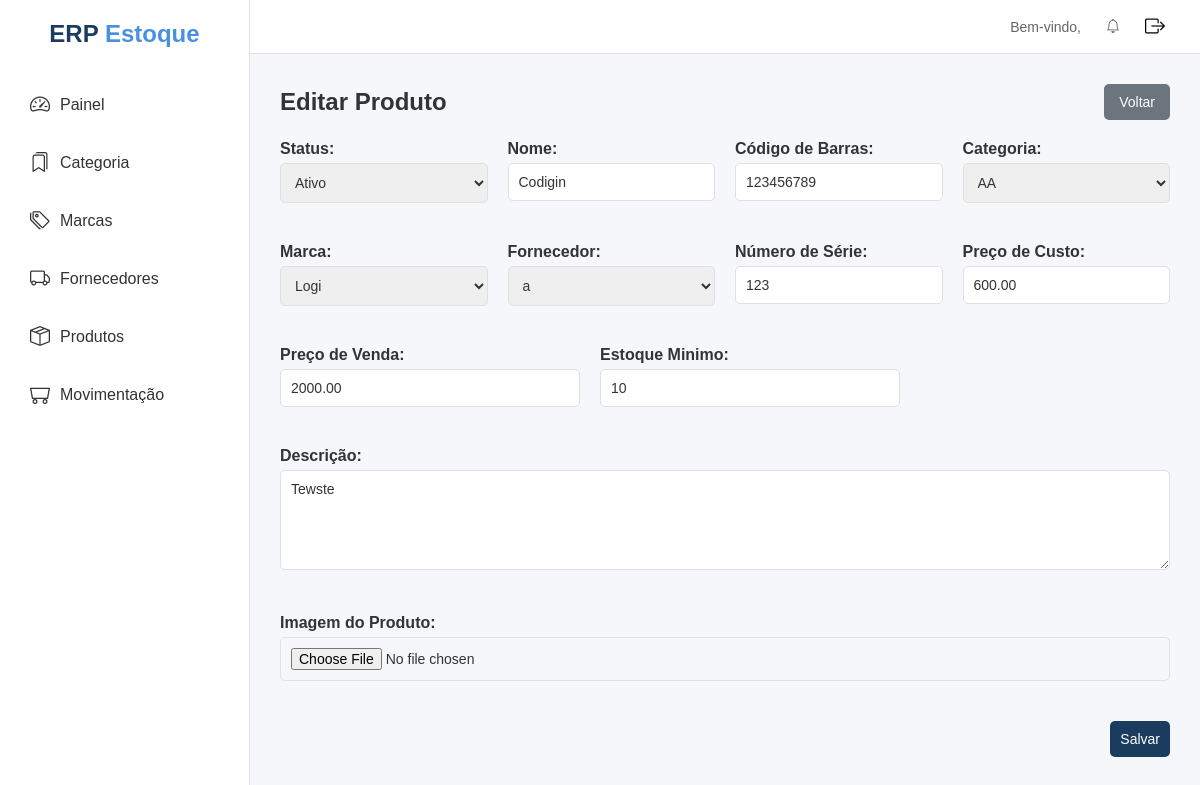
/Produto/4/atualizar/, run on the app's committed database.
### apps/produtos/models.py (models this page shows, shortened)
class Produto(models.Model):
    nome = models.CharField(max_length=500)
    codigo_barras = models.CharField(max_length=128, unique=True, null=True, blank=True)
    categoria = models.ForeignKey(Categoria, on_delete=models.PROTECT, related_name='produtos',
                                  limit_choices_to={'status': True},)
    marca = models.ForeignKey(Marca, on_delete=models.PROTECT, related_name='produtos',
                              limit_choices_to={'status': True},)
    fornecedor = models.ForeignKey(Fornecedor, on_delete=models.PROTECT, related_name='produtos',
                                   limit_choices_to={'status': True},)
    descricao = models.TextField(null=True, blank=True)
    num_serie = models.CharField(max_length=200, null=True, blank=True)
    preco_custo = models.DecimalField(max_digits=20, decimal_places=2)
    preco_venda = models.DecimalField(max_digits=20, decimal_places=2)
    quantidade = models.PositiveIntegerField(default=0)
    estoque_minimo = models.PositiveIntegerField(default=10)
    imagem = models.ImageField(null=True, blank=True, upload_to='produtos/')
    barcode_image = models.ImageField(upload_to='barcodes/', blank=True, null=True)
    qr_code = models.ImageField(upload_to='qrcodes/', blank=True, null=True)
    status = models.BooleanField(default=True)
    created_at = models.DateTimeField(auto_now_add=True)
    updated_at = models.DateTimeField(auto_now=True)
    class Meta:
        ordering = ['nome']

### apps/produtos/views.py (the view)
# urls.py: path('Produto/<int:pk>/atualizar/', ProdutoUpdateView.as_view(), name='produtos_form'),
class ProdutoUpdateView(UpdateView):
    model = Produto
    template_name = 'produtos/produtos_edit.html'
    form_class = ProdutoForm
    success_url = reverse_lazy('produtos:produtos_list')

### apps/categorias/models.py (called while the page is built)
    def __str__(self):
        return self.nome

### apps/fornecedor/models.py (called while the page is built)
    def __str__(self):
        return self.nome

### apps/marcas/models.py (called while the page is built)
    def __str__(self):
        return self.nome

### apps/notificacao/context_processors.py (called while the page is built)
def notificacoes(request):
    return {
        'notificacoes': Notificacao.objects.filter(lida=False)
    }

### apps/templates/produtos/produtos_edit.html (shortened to what this page needs)
{% extends 'layouts/base.html' %}
{% block conteudo %}
<div class="content">
    <div class="page-header">
        <h1>{% if produto %}Editar Produto{% else %}Novo Produto{% endif %}</h1>
        <a href="{% url 'produtos:produtos_list' %}" class="btn btn-secondary">Voltar</a>
    </div>
    <form method="post" enctype="multipart/form-data">
        <div class="form-grid">
            <div class="form-group">
                {{ form.status.label_tag }}
                {{ form.status }}
            </div>
            <div class="form-group">
                {{ form.nome.label_tag }}
                {{ form.nome }}
            </div>
            <div class="form-group">
                {{ form.codigo_barras.label_tag }}
                {{ form.codigo_barras }}
            </div>
            <div class="form-group">
                {{ form.categoria.label_tag }}
                {{ form.categoria }}
            </div>
            <div class="form-group">
                {{ form.marca.label_tag }}
                {{ form.marca }}
            </div>
            <div class="form-group">
                {{ form.fornecedor.label_tag }}
                {{ form.fornecedor }}
            </div>
            <div class="form-group">
                {{ form.num_serie.label_tag }}
                {{ form.num_serie }}
            </div>
            <div class="form-group">
                {{ form.preco_custo.label_tag }}
                {{ form.preco_custo }}
            </div>
            <div class="form-group">
                {{ form.preco_venda.label_tag }}
                {{ form.preco_venda }}
            </div>
            <div class="form-group">
                {{ form.estoque_minimo.label_tag }}
                {{ form.estoque_minimo }}
            </div>
            <div class="form-group full-width">
                {{ form.descricao.label_tag }}
                {{ form.descricao }}
            </div>
            <div class="form-group full-width">
                {{ form.imagem.label_tag }}
                {{ form.imagem }}
            </div>
        </div>
        <div class="form-actions">
            <button type="submit" class="btn btn-primary">Salvar</button>
        </div>
    </form>
</div>
{% endblock %}

### apps/static/assets/css/style.css (style rules this page uses)
* { margin: 0; padding: 0; box-sizing: border-box; font-family: Arial, sans-serif; }
body { background-color: #f5f7fa; }
.content { padding: 30px; }
.content h1 { font-size: 24px; color: #333; }
.page-header { display: flex; justify-content: space-between; align-items: center; margin-bottom: 20px; }
.form-group { margin-bottom: 20px; }
.form-group label { display: block; margin-bottom: 5px; font-weight: 600; color: #333; }
.form-control { width: 100%; padding: 10px; border: 1px solid #e0e0e0; border-radius: 5px; font-size: 14px; color: #333; }
textarea.form-control { min-height: 100px; resize: vertical; }
.btn { padding: 10px 15px; border: none; border-radius: 5px; font-size: 14px; cursor: pointer; text-decoration: none; display: inline-block; }
.btn-primary { background-color: #1a73e8; color: #fff; }
.btn-secondary { background-color: #6c757d; color: #fff; }
.btn-primary { background-color: #1a3c5e; border: none; border-radius: 5px; padding: 10px; font-weight: 500; }
.form-grid { display: flex; flex-wrap: wrap; gap: 20px; }
.form-grid .form-group { flex: 1; min-width: 200px; max-width: 300px; }
.form-grid .form-group.full-width { flex: 0 0 100%; max-width: 100%; }
.form-actions { display: flex; justify-content: flex-end; margin-top: 20px; }

### data on the page
Produto: status "Ativo", nome "Codigin", codigo_barras "123456789", categoria "AA", marca "Logi", fornecedor "a", num_serie "123", preco_custo "600.00", preco_venda "2000.00", estoque_minimo "10", descricao "Tewste"
